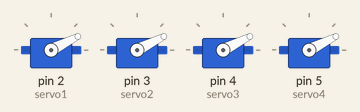
This sketch was run on a simulated Arduino Uno, built with avr-gcc and run on an emulated ATmega328P. Shown: 4 × servo.

Above: at 0.1 s.
At 0.7 s:
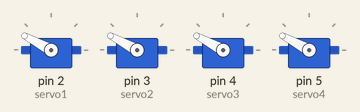
At 1.6 s:
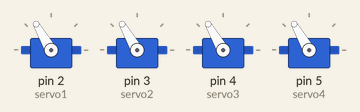
At 2.1 s:
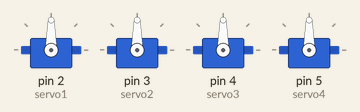
Timing chart, 0 to 3.6 s (numbered marks = the images above):
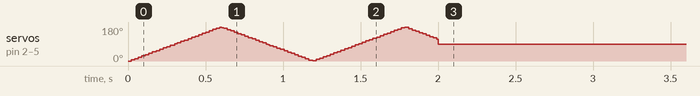

The sketch:

4_servo1.ino
```cpp
#include <Servo.h>

Servo servo1, servo2, servo3, servo4;

void setup() {
  servo1.attach(2);
  servo2.attach(3);
  servo3.attach(4);
  servo4.attach(5);

  unsigned long startTime = millis();

  // Sweep for exactly 2 seconds
  while (millis() - startTime < 2000) {
    // Wave Forward (0 to 180) - Fast
    for (int pos = 0; pos <= 180; pos++) {
      if (millis() - startTime >= 2000) break;
      servo1.write(pos); servo2.write(pos); servo3.write(pos); servo4.write(pos);
      delay(3); // Fast wave
    }
    // Wave Backward (180 to 0) - Fast
    for (int pos = 180; pos >= 0; pos--) {
      if (millis() - startTime >= 2000) break;
      servo1.write(pos); servo2.write(pos); servo3.write(pos); servo4.write(pos);
      delay(3); // Fast wave
    }
  }

  // Hold all at 90°
  servo1.write(90);
  servo2.write(90);
  servo3.write(90);
  servo4.write(90);
}

void loop() {
  // Empty
} 
```
